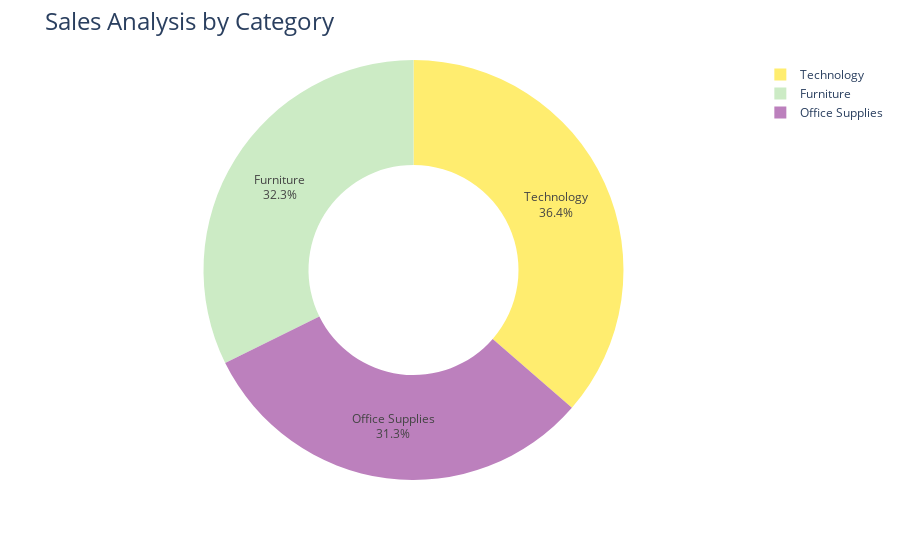

The notebook cell this image was saved under:
### Markdown cell above
The code below is performing the following tasks:

* sales_by_category: It groups the DataFrame (data) by the 'Category' column and calculates the sum of sales for each category. The result is stored in a new DataFrame.

* fig: It creates a pie chart (`px.pie`) using the sales data (sales_by_category). The 'Category' column is used for the names of the pie slices, and the 'Sales' column is used for the values. The hole parameter creates a donut-like appearance.

* `fig.update_traces`: It updates the appearance of the pie chart by placing the text inside the slices (textposition='inside') and displaying both the percentage and label (textinfo='percent+label').

* `fig.update_layout`: It updates the layout of the chart by setting the title text to 'Sales Analysis by Category' and specifying the font size.

* `fig.show()`: It displays the pie chart.

### Code cell
sales_by_category = data.groupby('Category')['Sales'].sum().reset_index()


fig = px.pie(sales_by_category, 
             values='Sales', 
             names='Category', 
             hole=0.5, 
             color_discrete_sequence=px.colors.qualitative.Set3_r)

fig.update_traces(textposition='inside', textinfo='percent+label')
fig.update_layout(title_text='Sales Analysis by Category', title_font=dict(size=24))

fig.show()

### Figure 1 — Plotly figure (JSON) as saved in the notebook; plotly's stock layout.template omitted (floating-point values rounded to 4 significant figures)
{"data": [{"domain": {"x": [0, 1], "y": [0, 1]}, "hole": 0.5, "hovertemplate": "Category=%{label}<br>Sales=%{value}<extra></extra>", "labels": ["Furniture", "Office Supplies", "Technology"], "legendgroup": "", "name": "", "showlegend": true, "textinfo": "percent+label", "textposition": "inside", "type": "pie", "values": [742000.0, 719000.0, 836200.0]}], "layout": {"legend": {"tracegroupgap": 0}, "margin": {"t": 60}, "piecolorway": ["rgb(255,237,111)", "rgb(204,235,197)", "rgb(188,128,189)", "rgb(217,217,217)", "rgb(252,205,229)", "rgb(179,222,105)", "rgb(253,180,98)", "rgb(128,177,211)", "rgb(251,128,114)", "rgb(190,186,218)", "rgb(255,255,179)", "rgb(141,211,199)"], "title": {"font": {"size": 24}, "text": "Sales Analysis by Category"}}}
